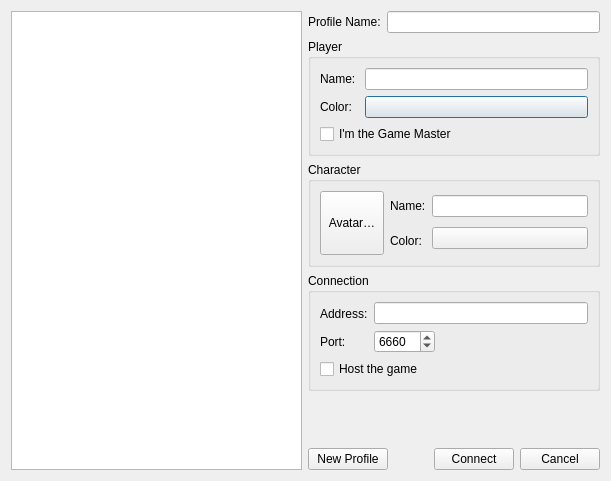
<?xml version="1.0" encoding="UTF-8"?>
<ui version="4.0">
 <class>SelectConnectionProfileDialog</class>
 <widget class="QDialog" name="SelectConnectionProfileDialog">
  <property name="geometry">
   <rect>
    <x>0</x>
    <y>0</y>
    <width>611</width>
    <height>481</height>
   </rect>
  </property>
  <property name="windowTitle">
   <string>Welcome To Rolisteam - Connection Dialog</string>
  </property>
  <layout class="QHBoxLayout" name="horizontalLayout_7">
   <item>
    <widget class="QListView" name="m_profileList">
     <property name="sizePolicy">
      <sizepolicy hsizetype="MinimumExpanding" vsizetype="Expanding">
       <horstretch>0</horstretch>
       <verstretch>0</verstretch>
      </sizepolicy>
     </property>
     <property name="maximumSize">
      <size>
       <width>16777215</width>
       <height>16777215</height>
      </size>
     </property>
     <property name="selectionBehavior">
      <enum>QAbstractItemView::SelectRows</enum>
     </property>
    </widget>
   </item>
   <item>
    <layout class="QVBoxLayout" name="verticalLayout_9">
     <item>
      <layout class="QHBoxLayout" name="horizontalLayout_5">
       <item>
        <widget class="QLabel" name="label_5">
         <property name="text">
          <string>Profile Name:</string>
         </property>
        </widget>
       </item>
       <item>
        <widget class="QLineEdit" name="m_profileTitle"/>
       </item>
      </layout>
     </item>
     <item>
      <widget class="QGroupBox" name="groupBox">
       <property name="title">
        <string>Player</string>
       </property>
       <layout class="QVBoxLayout" name="verticalLayout_8">
        <item>
         <layout class="QHBoxLayout" name="horizontalLayout">
          <item>
           <layout class="QVBoxLayout" name="verticalLayout_4">
            <item>
             <widget class="QLabel" name="label">
              <property name="text">
               <string>Name: </string>
              </property>
             </widget>
            </item>
            <item>
             <widget class="QLabel" name="label_2">
              <property name="text">
               <string>Color: </string>
              </property>
             </widget>
            </item>
           </layout>
          </item>
          <item>
           <layout class="QVBoxLayout" name="verticalLayout_2">
            <item>
             <widget class="QLineEdit" name="m_name"/>
            </item>
            <item>
             <widget class="ColorButton" name="m_colorBtn">
              <property name="text">
               <string/>
              </property>
             </widget>
            </item>
           </layout>
          </item>
         </layout>
        </item>
        <item>
         <widget class="QCheckBox" name="m_isGmCheckbox">
          <property name="text">
           <string>I'm the Game Master</string>
          </property>
         </widget>
        </item>
       </layout>
      </widget>
     </item>
     <item>
      <widget class="QGroupBox" name="groupBox_3">
       <property name="title">
        <string>Character</string>
       </property>
       <layout class="QHBoxLayout" name="horizontalLayout_3">
        <item>
         <widget class="QToolButton" name="m_selectCharaterAvatar">
          <property name="minimumSize">
           <size>
            <width>64</width>
            <height>64</height>
           </size>
          </property>
          <property name="sizeIncrement">
           <size>
            <width>64</width>
            <height>64</height>
           </size>
          </property>
          <property name="baseSize">
           <size>
            <width>64</width>
            <height>64</height>
           </size>
          </property>
          <property name="text">
           <string>Avatar…</string>
          </property>
          <property name="iconSize">
           <size>
            <width>64</width>
            <height>64</height>
           </size>
          </property>
         </widget>
        </item>
        <item>
         <layout class="QVBoxLayout" name="verticalLayout_6">
          <item>
           <widget class="QLabel" name="label_6">
            <property name="text">
             <string>Name:</string>
            </property>
           </widget>
          </item>
          <item>
           <widget class="QLabel" name="label_7">
            <property name="text">
             <string>Color:</string>
            </property>
           </widget>
          </item>
         </layout>
        </item>
        <item>
         <layout class="QVBoxLayout" name="verticalLayout_5">
          <item>
           <widget class="QLineEdit" name="m_characterName"/>
          </item>
          <item>
           <widget class="ColorButton" name="m_characterColor">
            <property name="text">
             <string/>
            </property>
           </widget>
          </item>
         </layout>
        </item>
       </layout>
      </widget>
     </item>
     <item>
      <widget class="QGroupBox" name="groupBox_2">
       <property name="title">
        <string>Connection</string>
       </property>
       <layout class="QVBoxLayout" name="verticalLayout_7">
        <item>
         <layout class="QHBoxLayout" name="horizontalLayout_4">
          <item>
           <layout class="QVBoxLayout" name="verticalLayout">
            <item>
             <widget class="QLabel" name="label_3">
              <property name="text">
               <string>Address:</string>
              </property>
             </widget>
            </item>
            <item>
             <widget class="QLabel" name="label_4">
              <property name="text">
               <string>Port:</string>
              </property>
             </widget>
            </item>
           </layout>
          </item>
          <item>
           <layout class="QVBoxLayout" name="verticalLayout_3">
            <item>
             <widget class="QLineEdit" name="m_addresseLineEdit"/>
            </item>
            <item>
             <layout class="QHBoxLayout" name="horizontalLayout_2">
              <item>
               <widget class="QSpinBox" name="m_port">
                <property name="maximum">
                 <number>65536</number>
                </property>
                <property name="value">
                 <number>6660</number>
                </property>
               </widget>
              </item>
              <item>
               <spacer name="horizontalSpacer">
                <property name="orientation">
                 <enum>Qt::Horizontal</enum>
                </property>
                <property name="sizeHint" stdset="0">
                 <size>
                  <width>40</width>
                  <height>20</height>
                 </size>
                </property>
               </spacer>
              </item>
             </layout>
            </item>
           </layout>
          </item>
         </layout>
        </item>
        <item>
         <widget class="QCheckBox" name="m_isServerCheckbox">
          <property name="text">
           <string>Host the game</string>
          </property>
         </widget>
        </item>
       </layout>
      </widget>
     </item>
     <item>
      <spacer name="verticalSpacer_2">
       <property name="orientation">
        <enum>Qt::Vertical</enum>
       </property>
       <property name="sizeHint" stdset="0">
        <size>
         <width>20</width>
         <height>40</height>
        </size>
       </property>
      </spacer>
     </item>
     <item>
      <layout class="QHBoxLayout" name="horizontalLayout_6">
       <item>
        <widget class="QPushButton" name="m_addProfile">
         <property name="text">
          <string>New Profile</string>
         </property>
        </widget>
       </item>
       <item>
        <spacer name="horizontalSpacer_2">
         <property name="orientation">
          <enum>Qt::Horizontal</enum>
         </property>
         <property name="sizeHint" stdset="0">
          <size>
           <width>40</width>
           <height>20</height>
          </size>
         </property>
        </spacer>
       </item>
       <item>
        <widget class="QPushButton" name="m_connect">
         <property name="text">
          <string>Connect</string>
         </property>
        </widget>
       </item>
       <item>
        <widget class="QPushButton" name="m_cancel">
         <property name="toolTip">
          <string>OffLine Mode</string>
         </property>
         <property name="text">
          <string>Cancel</string>
         </property>
        </widget>
       </item>
      </layout>
     </item>
    </layout>
   </item>
  </layout>
 </widget>
 <customwidgets>
  <customwidget>
   <class>ColorButton</class>
   <extends>QPushButton</extends>
   <header>widgets/colorbutton.h</header>
  </customwidget>
 </customwidgets>
 <resources/>
 <connections>
  <connection>
   <sender>m_isGmCheckbox</sender>
   <signal>toggled(bool)</signal>
   <receiver>groupBox_3</receiver>
   <slot>setHidden(bool)</slot>
   <hints>
    <hint type="sourcelabel">
     <x>352</x>
     <y>153</y>
    </hint>
    <hint type="destinationlabel">
     <x>341</x>
     <y>209</y>
    </hint>
   </hints>
  </connection>
 </connections>
</ui>
